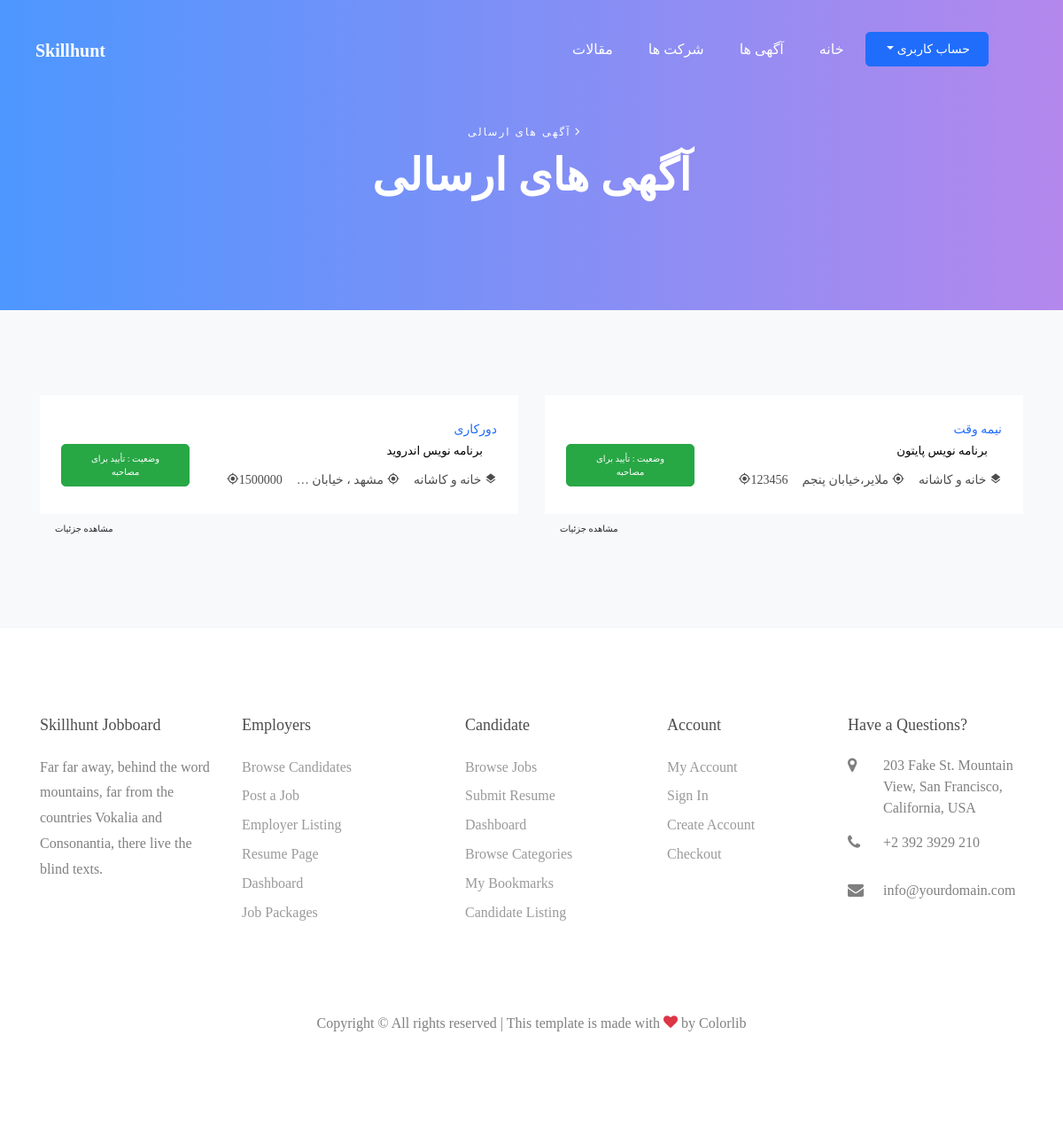
The app's page /jobs-apply/47 (signed in) with its own data.
### Employer/models.py (models this page shows, shortened)
class Applicant(models.Model):
    user = models.ForeignKey(User, on_delete=models.CASCADE)
    ad = models.ForeignKey(Advertisement, on_delete=models.CASCADE, related_name="applicants")
    created_at = models.DateTimeField(default=timezone.now)
    status = models.CharField(max_length = 15 , choices = applicant_status , default = 'send')

class Advertisement(models.Model):
	title = models.CharField(max_length = 300 , verbose_name = 'عنوان آگهی')
	location = models.CharField(max_length = 100,verbose_name = 'شهر یا استان')
	category = models.ForeignKey(categories , on_delete = models.CASCADE , default = '' , verbose_name = 'دسته بندی' , related_name = 'advertisiment')
	company = models.ForeignKey(Company , on_delete = models.CASCADE , verbose_name = 'مربوط به شرکت' , related_name='company')
	text = models.TextField(verbose_name = 'متن آگهی')
	soldier_ship = models.CharField(max_length = 25, choices=soldiership_types , verbose_name = 'وضعیت خدمت کارجو')
	skills = models.TextField(verbose_name = 'مهارتهای مدنظر')
	job_nature = models.CharField(max_length = 30 , choices = job_nature , verbose_name = 'نوع قرارداد')
	generate_in = models.DateTimeField(auto_now_add=True , verbose_name = 'تاریخ ایجاد',blank = True, null = True)
	expired_in = models.DateTimeField(verbose_name = 'تارخ انقضای این آگهی',blank = True, null = True)
	salary = models.IntegerField(verbose_name = 'حقوق (تومان)')
	expired = models.BooleanField(verbose_name = 'این آگهی منقضی شده' , default = False)

class Company(models.Model):
	logo = models.ImageField(null = True,blank = True,upload_to = upload_logo_path)
	name = models.CharField(max_length = 250 , verbose_name = 'نام شرکت')
	address = models.TextField(verbose_name = 'آدرس')
	underlie = models.TextField(verbose_name = 'درباره شرکت (این متن در آگهی های شما نمایش داده می شود)')
	manager = models.ForeignKey(Manager , on_delete = models.CASCADE , default = 1 , related_name = 'Have_companies')
	valid = models.BooleanField(verbose_name = 'تایید کنید این شرکت وجود خارجی دارد')
	def __str__(self):
		return self.name

### Controllers/views.py (the view)
	def wrapper(request ,pk , *args , **kwargs):
		try:
			employee = EmployeeModel.objects.filter(employee = pk).first()
		except:
			employee = None
			return redirect('/')
		if employee is not None:
			if employee.employee != request.user:
				return redirect('/')
		return func(request , pk ,*args , **kwargs , employee = employee)

### Controllers/templatetags/Ads.py (called while the page is built)
@register.inclusion_tag('Employer/Advertising.html')
def ads_job_apply(request):
	context = {}
	context['Applicants'] = Applicant.objects.filter(user = request.user)
	context['request'] = request
	return context

### Controllers/templatetags/template-parts.py (called while the page is built)
@register.inclusion_tag('BASE_HTMLs/Nav.html' , takes_context=True)
def Navbar(context , request):
	try:
		is_a_manager = Manager.objects.get(email = request.user.username)
	except:
		is_a_manager = None
	try:
		is_a_employee = EmployeeModel.objects.get(employee = request.user)
	except:
		is_a_employee = None
	context = {}
	if request.user.is_authenticated:
		context['is_a_manager'] = is_a_manager
		context['is_a_employee'] = is_a_employee
		context['request'] = request
	return context

### Controllers/views.py (called while the page is built)
def employee_owner_can_access(func):
	def wrapper(request ,pk , *args , **kwargs):
		try:
			employee = EmployeeModel.objects.filter(employee = pk).first()
		except:
			employee = None
			return redirect('/')
		if employee is not None:
			if employee.employee != request.user:
				return redirect('/')
		return func(request , pk ,*args , **kwargs , employee = employee)
	return wrapper

### Employee/views.py (called while the page is built)
@employee_owner_can_access
def EmployeeJobApply(request , pk , employee):
	context = {}
	applicants = Applicant.objects.filter(user = request.user)
	context['employee'] = employee
	context['Applicants'] = applicants
	context['title'] = 'آگهی های ارسالی'
	return render(request , 'Employee/employee-JobApply.html' , context)

### templates/Employee/employee-JobApply.html
{% extends 'BASE_HTMLs/BASE.html' %}
{% load Ads %}
{% block common_content %}
<section class="ftco-section bg-light" dir="rtl">
		<div class="container ftco-animate">
			<div class="row">
				{% ads_job_apply request %}
			</div>
		</div>
</section>
{% endblock %}

### templates/Employer/Advertising.html (shortened to what this page needs)
{% if Applicants %}
{% for item in Applicants %}
<div dir="rtl" class="col-md-6 ftco-animate">
	<div class="job-post-item p-4 d-block d-lg-flex align-items-center">
		<div class="one-third mb-4 mb-md-0">
		    <div class="job-post-item-header text-right">
		        <span class="subadge">{{item.ad.get_job_nature_display}}</span>
		        <h5 class="mr-3 text-black"><a href="ad-details">{{item.ad.title}}</a></h5>
		    </div>
		<div class="job-post-item-body d-block d-md-flex">
			<div class="ml-3"><span class="icon-layers"></span><a href="Company"> {{item.ad.company}}</a></div>
			<div class="ml-3"><span class="icon-my_location"></span> <span> {{item.ad.location|truncatewords:3}}</span></div>
			<div><span class="icon-my_location">{{item.ad.salary}}</span></div>
		</div>
		</div>
		    <div class=" ml-auto d-flex align-items-center mt-4 md-md-0">
		    	{% if item.status == "send" %}
		        <a class="btn btn-lg btn-primary font-size-10">وضعیت : {{item.get_status_display}}</a>
		        {% elif item.status == "seen" %}
		        <a class="btn btn-lg btn-warning text-dark font-size-10">وضعیت : {{item.get_status_display}}</a>
		        {% elif item.status == "accepted" %}
		        <a class="btn btn-lg btn-success text-white font-size-10">وضعیت : {{item.get_status_display}}</a>
		        {% else %}
		        <a class="btn btn-lg btn-light text-dark font-size-10">وضعیت : {{item.get_status_display}}</a>
		    	{%endif%}
		    </div>
		</div>
		<a href="{% url 'ApplicantDetail' pk=item.id %}" class="btn btn-lg btn-link font-size-10">مشاهده جزئیات</a>
</div>
{% endfor %}
{% endif %}

### static/css/icomoon.css (style rules this page uses)
[class^="icon-"], [class*=" icon-"] { font-family: 'icomoon' !important; speak: none; font-style: normal; font-weight: normal; font-variant: normal; text-transform: none; line-height: 1; -webkit-font-smoothing: antialiased; -moz-osx-font-smoothing: grayscale; }
.icon-my_location:before { content: "\e55c"; }
.icon-layers:before { content: "\e53b"; }

### records on screen
Applicant: ad.job_nature "نیمه وقت", ad "برنامه نویس پایتون", ad.company "خانه و کاشانه", ad.location "ملایر،خیابان پنجم", ad.salary "123456", status "تأیید برای مصاحبه"
Applicant: ad.job_nature "دورکاری", ad "برنامه نویس اندروید", ad.company "خانه و کاشانه", ad.location "مشهد ، خیابان …", ad.salary "1500000", status "تأیید برای مصاحبه"

### other values on screen
{{ title }} "آگهی های ارسالی"
